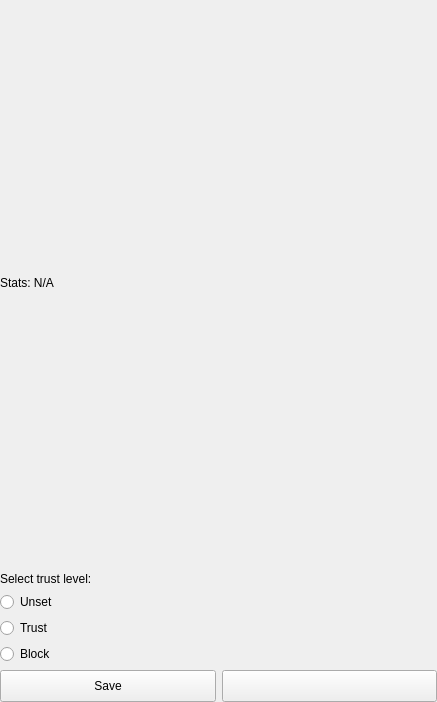
<?xml version="1.0" encoding="UTF-8"?>
<ui version="4.0">
 <class>PairingTrustWidget</class>
 <widget class="QWidget" name="PairingTrustWidget">
  <property name="geometry">
   <rect>
    <x>0</x>
    <y>0</y>
    <width>437</width>
    <height>702</height>
   </rect>
  </property>
  <property name="windowTitle">
   <string>Form</string>
  </property>
  <layout class="QVBoxLayout" name="verticalLayout">
   <property name="leftMargin">
    <number>0</number>
   </property>
   <property name="topMargin">
    <number>0</number>
   </property>
   <property name="rightMargin">
    <number>0</number>
   </property>
   <property name="bottomMargin">
    <number>0</number>
   </property>
   <item>
    <widget class="PortableIDWidget" name="widgetParticipantCertificate" native="true">
     <property name="sizePolicy">
      <sizepolicy hsizetype="Minimum" vsizetype="Expanding">
       <horstretch>0</horstretch>
       <verstretch>0</verstretch>
      </sizepolicy>
     </property>
    </widget>
   </item>
   <item>
    <widget class="QLabel" name="labelStats">
     <property name="text">
      <string>Stats: N/A</string>
     </property>
    </widget>
   </item>
   <item>
    <widget class="TrustSymbolWidget" name="widgetTrustLevel" native="true">
     <property name="sizePolicy">
      <sizepolicy hsizetype="Expanding" vsizetype="Expanding">
       <horstretch>0</horstretch>
       <verstretch>0</verstretch>
      </sizepolicy>
     </property>
     <property name="svgURL" stdset="0">
      <string>:/icons/block.svg</string>
     </property>
    </widget>
   </item>
   <item>
    <layout class="QVBoxLayout" name="verticalLayout_2">
     <item>
      <widget class="QLabel" name="label">
       <property name="text">
        <string>Select trust level:</string>
       </property>
      </widget>
     </item>
     <item>
      <widget class="QRadioButton" name="radioButtonTrustUnset">
       <property name="text">
        <string>Unset</string>
       </property>
       <attribute name="buttonGroup">
        <string notr="true">buttonGroupTrust</string>
       </attribute>
      </widget>
     </item>
     <item>
      <widget class="QRadioButton" name="radioButtonTrustSet">
       <property name="text">
        <string>Trust</string>
       </property>
       <attribute name="buttonGroup">
        <string notr="true">buttonGroupTrust</string>
       </attribute>
      </widget>
     </item>
     <item>
      <widget class="QRadioButton" name="radioButtonTrustBlock">
       <property name="text">
        <string>Block</string>
       </property>
       <attribute name="buttonGroup">
        <string notr="true">buttonGroupTrust</string>
       </attribute>
      </widget>
     </item>
    </layout>
   </item>
   <item>
    <layout class="QHBoxLayout" name="horizontalLayout_2">
     <item>
      <widget class="QPushButton" name="pushButtonSaveEdits">
       <property name="sizePolicy">
        <sizepolicy hsizetype="Minimum" vsizetype="Minimum">
         <horstretch>0</horstretch>
         <verstretch>0</verstretch>
        </sizepolicy>
       </property>
       <property name="minimumSize">
        <size>
         <width>32</width>
         <height>32</height>
        </size>
       </property>
       <property name="text">
        <string>Save</string>
       </property>
      </widget>
     </item>
     <item>
      <widget class="QPushButton" name="pushButtonRemove">
       <property name="minimumSize">
        <size>
         <width>32</width>
         <height>32</height>
        </size>
       </property>
       <property name="text">
        <string/>
       </property>
       <property name="icon">
        <iconset resource="../../../../libres/resources/icons.qrc">
         <normaloff>:/icons/trash.svg</normaloff>:/icons/trash.svg</iconset>
       </property>
      </widget>
     </item>
    </layout>
   </item>
  </layout>
 </widget>
 <customwidgets>
  <customwidget>
   <class>PortableIDWidget</class>
   <extends>QWidget</extends>
   <header location="global">widgets/PortableIDWidget.hpp</header>
   <container>1</container>
  </customwidget>
  <customwidget>
   <class>TrustSymbolWidget</class>
   <extends>QWidget</extends>
   <header location="global">widgets/pairing/TrustSymbolWidget.hpp</header>
   <container>1</container>
  </customwidget>
 </customwidgets>
 <resources>
  <include location="../../../../libres/resources/icons.qrc"/>
 </resources>
 <connections/>
 <buttongroups>
  <buttongroup name="buttonGroupTrust"/>
 </buttongroups>
</ui>
